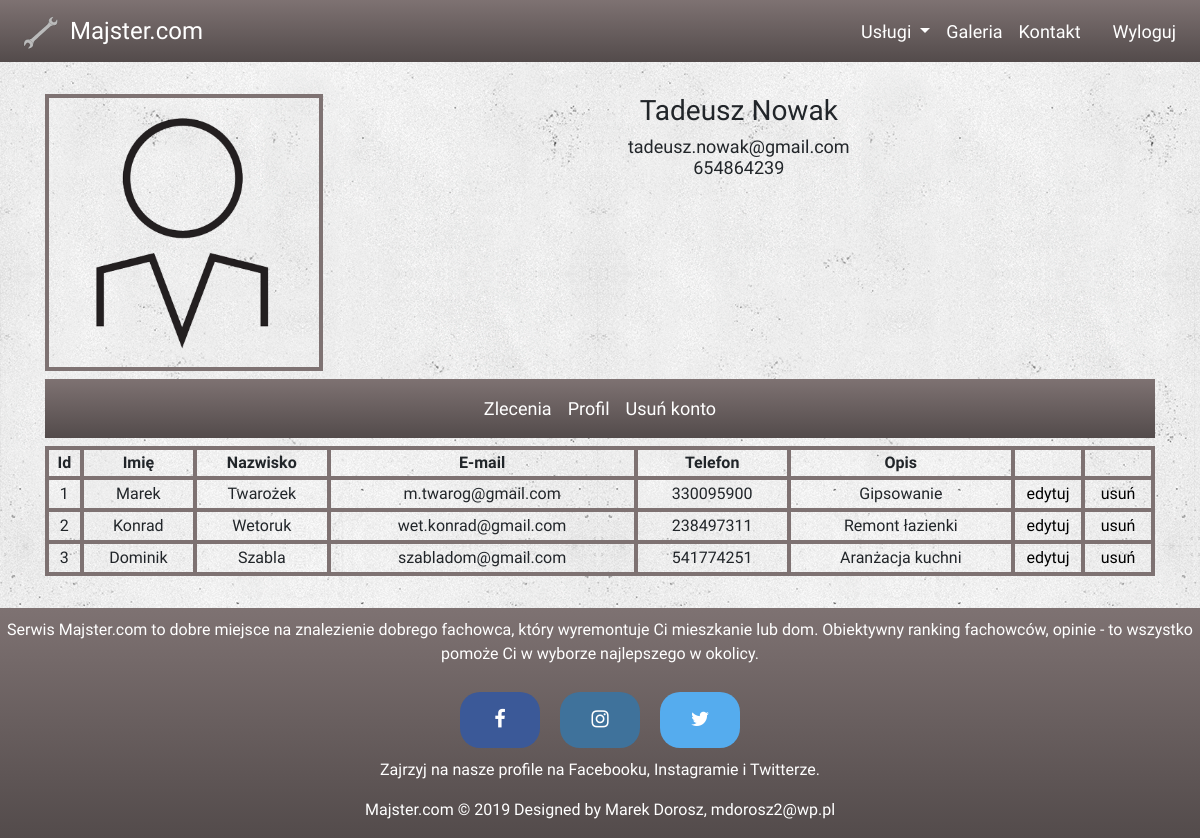
Screenshot of /account.php (signed in) with the database file from the repository.
### tables this page shows
CREATE TABLE `account_tadeusz` (
  `id` int(11) NOT NULL,
  `firstname` text NOT NULL,
  `lastname` text NOT NULL,
  `email` text NOT NULL,
  `telephone` text NOT NULL,
  `content` text NOT NULL
);

### account.php (the view, shortened to what this page needs)
<!DOCTYPE html>
<html lang="pl">
<head>
    <link rel="stylesheet" href="https://stackpath.bootstrapcdn.com/bootstrap/4.3.1/css/bootstrap.min.css">
    <link rel="stylesheet" type="text/css" href="style.css">
    <link rel="stylesheet" type="text/css" href="navbar.css">
    <link rel="stylesheet" type="text/css" href="account_style.css">
    <link rel="stylesheet" type="text/css" href="socialmedia.css">
    <link rel='stylesheet' href='https://use.fontawesome.com/releases/v5.7.0/css/all.css'>
    <link rel="stylesheet" href="https://cdnjs.cloudflare.com/ajax/libs/font-awesome/4.7.0/css/font-awesome.min.css">
</head>
<body>
    <div class="main-section">
        <header class="header">
            <nav class="navbar navbar-expand-md">
                <a class="navbar-brand" href="index.php">
                    <img src="/images/logo.svg" width="100%" height="100%" />
                    Majster.com
                </a>
                <div class="collapse navbar-collapse ml-auto justify-content-end" id="collapsibleNavbar">
                    <ul class="navbar-nav">
                        <li class="nav-item dropdown">
                            <a class="nav-link dropdown-toggle" href="#" id="navbardrop" data-toggle="dropdown">
                                Usługi
                            </a>
                        </li>
                        <li class="nav-item">
                            <a class="nav-link" href="gallery.php">Galeria</a>
                        </li>
                        <li class="nav-item">
                            <a class="nav-link" href="contact.php">Kontakt</a>
                        </li>
                        <li class="nav-item">
                            <a class="nav-link"></a>
                        </li>
                        <li class="nav-item">
                            <?php
                            if (!isset($_SESSION['LOGGED'])) {
                                echo '<a class="nav-link" href="account.php">Logowanie</a>';
                            } else {
                                echo '<a class="nav-link" href="logout.php">Wyloguj</a>';
                            }
                            ?>
                        </li>
                    </ul>
                </div>
            </nav>
        </header>
        <div style="height:62px"></div>
        <div class="container" id="content">
            <div class="row no-gutters">
                <div class="col-4 col-lg-3 account-picture">
                    <img src="images/account/profile-picture.png" width="100%" height="100%">
                </div>
                <div class="col-8 col-lg-9 account-data">
                    <h2>
                        <?php
                        echo $_SESSION['FIRSTNAME'];
                        echo $_SESSION['LASTNAME'];
                        ?>
                    </h2>
                    <h5>
                        <?php
                        echo $_SESSION['EMAIL'];
                        echo "<br />";
                        echo $_SESSION['TELEPHONE'];
                        ?>
                    </h5>
                </div>
            </div>
            <div class="account-menu">
                <nav class="navbar navbar-expand">
                    <div class="collapse navbar-collapse justify-content-center">
                        <ul class="navbar-nav">
                            <li class="nav-item">
                                <a class="account-link nav-link" href="#">Zlecenia</a>
                            </li>
                            <li class="nav-item">
                                <a class="account-link nav-link" href="#">Profil</a>
                            </li>
                            <li class="nav-item">
                                <a id="deleteAccount" class="account-link nav-link" onClick="deleteClick()" href="#">Usuń konto</a>
                            </li>
                        </ul>
                    </div>
                </nav>
            </div>
            <div class="row no-gutters" style="margin-top:4px;">
                <?php
                require_once "database_connection.php";
                $connection = mysqli_connect($servername, $username, $password);
                mysqli_query($connection, "SET CHARSET utf8");
                mysqli_query($connection, "SET NAMES 'utf8' COLLATE 'utf8_polish_ci'");
                mysqli_select_db($connection, $database);
                $accountTable = "account_" . strtolower($_SESSION["LOGGED_USER"]);
                $sql = "SELECT * FROM $accountTable";
                $result = $connection->query($sql);
                if ($result == null) {
                    echo '<h2>Brak wyników</h2>';
                } else if ($result->num_rows > 0) {
                    echo '<table>';
                    echo '<tr>';
                    echo '<th>Id</th>';
                    echo '<th>Imię</th>';
                    echo '<th>Nazwisko</th>';
                    echo '<th>E-mail</th>';
                    echo '<th>Telefon</th>';
                    echo '<th>Opis</th>';
                    echo '<th style="width:70px"></th>';
                    echo '<th style="width:70px"></th>';
                    echo '</tr>';
                    while ($row = $result->fetch_assoc()) {
                        $button_edit = '<form action="account.php" method="post"><input type="hidden" name="EDIT" value="' . $row["id"] . '" /><input type="submit" value="edytuj" /></form>';
                        $button_delete = '<form action="account.php" method="post"><input type="hidden" name="DELETE" value="' . $row["id"] . '" /><input type="submit" value="usuń" /></form>';
                        if (isset($_POST["EDIT"]) && $_POST["EDIT"] == $row["id"]) {
                            echo "<tr>";
                            echo '<form action="database_edit_record.php" method="post">';
                            echo '<td>' . $row["id"] . '</td>';
                            echo '<td><input type="text" name="FIRSTNAME" value="' . $row["firstname"] . '"></td>';
                            echo '<td><input type="text" name="LASTNAME" value="' . $row["lastname"] . '"></td>';
                            echo '<td><input type="text" name="EMAIL" value="' . $row["email"] . '"></td>';
                            echo '<td><input type="text" name="TELEPHONE" value="' . $row["telephone"] . '"></td>';
                            echo '<td><input type="text" name="CONTENT" value="' . $row["content"] . '"></td>';
                            echo '<td><input type="hidden" name="EDIT" value="' . $row["id"] . '" /><input type="submit" value="zapisz" /></td>';
                            echo "</form>";
                            echo '<td><form action="account.php" method="post"><input type="hidden" name="id" value="" /><input type="submit" value="anuluj" /></form></td>';
                            echo "</tr>";
                        } else {
                            echo '<tr>';
                            echo '<td>' . $row["id"] . '</td>';
                            echo '<td>' . $row["firstname"] . '</td>';
                            echo '<td>' . $row["lastname"] . '</td>';
                            echo '<td>' . $row["email"] . '</td>';
                            echo '<td>' . $row["telephone"] . '</td>';
                            echo '<td>' . $row["content"] . '</td>';
                            if (isset($_POST["DELETE"]) && $_POST["DELETE"] == $row["id"]) {
                                echo '<td><form action="database_delete_record.php" method="post"><input type="hidden" name="DELETE" value="' . $row["id"] . '" /><input type="submit" value="usuń" /></td></form>';
                                echo '<td><form action="account.php" method="post"><input type="hidden" name="id" value="" /><input type="submit" value="anuluj" /></form></td>';
                            } else {
                                echo "<td>$button_edit</td>";
                                echo "<td>$button_delete</td>";
                            }
                            echo '</tr>';
                        }
                    }
                    echo '</table>';
                } else {
                    echo '<h2>Brak wyników</h2>';
                }
                ?>
            </div>
        </div>
        <footer class="footer">
            <div class="row no-gutters">
                <div class="col-sm-12">
                    <p>Serwis Majster.com to dobre miejsce na znalezienie dobrego fachowca, który wyremontuje Ci
                        mieszkanie lub dom. Obiektywny ranking fachowców, opinie - to wszystko pomoże Ci w wyborze najlepszego
                        w okolicy.</p>
                </div>
            </div>
            <div class="row no-gutters justify-content-sm-center">
                <div class="col-sm-9 col-md-6 col-xl-3">
                    <a class="social-media-button" href="http://www.facebook.com">
                        <div class="facebook"><i class="fa fa-facebook"></i></div>
                    </a>
                    <a class="social-media-button" href="http://www.instagram.com">
                        <div class="instagram"><i class="fa fa-instagram"></i></div>
                    </a>
                    <a class="social-media-button" href="http://www.twitter.com">
                        <div class="twitter"><i class="fa fa-twitter"></i></div>
                    </a>
                </div>
            </div>
            <div class="row no-gutters">
                <div class="col-sm-12">
                    <p>Zajrzyj na nasze profile na Facebooku, Instagramie i Twitterze.</p>
                    <p>Majster.com © 2019 Designed by Marek Dorosz, mdorosz2@wp.pl</p>
                </div>
            </div>
        </footer>
    </div>
</body>
</html>

### style.css (style rules this page uses)
* { box-sizing: border-box; }
html { scroll-behavior: smooth; }
body { margin: 0; font-family: 'Chivo', sans-serif; background: url("images/concrete_wall.png"); background-repeat: repeat; position: center; }
h2 { font-size: 28px; }
h5 { font-size: 18px; }
.header { padding: 0; position: fixed; top: 0; background-image: linear-gradient(#7e7272, #534b4b); width: 100%; font-size: 18px; color: #fff; z-index: 1; }
.header a { color: #fff; }
.container { padding-top: 94px; padding-bottom: 32px; margin-top: -62px; }
footer { position: relative; background-image: linear-gradient(#7e7272, #534b4b); padding: 10px 0 0 0; text-align: center; color: white; }

### navbar.css (style rules this page uses)
.navbar-brand { display: block; float: left; height: auto; font-size: 24px; }
.navbar-brand img { width: 48px; }

### account_style.css (style rules this page uses)
.account-picture { border: 4px solid #7e7272; }
.account-data { text-align: center; }
.account-menu { margin: 8px 0; background-image: linear-gradient(#7e7272, #534b4b); width: 100%; font-size: 18px; color: #fff; z-index: 1; }
.account-menu a { color: #fff; }
table { width: 100%; text-align: center; }
td, th { border: 4px solid #7e7272; }

### socialmedia.css (style rules this page uses)
.facebook { background-color: #3B5998; }
.instagram { background-color: #3F729B; }
.twitter { background-color: #55ACEE; }
.social-media-button { float: left; width: 33.33%; padding: 10px; }
.social-media-button div { color: #FFFFFF; font-family: Helvetica Neue, Arial, sans-serif; padding: 16px 0; font-weight: bold; border-radius: 20px; transition: ease-in-out 0.2s; }
.social-media-button i { font-size: 20px; }

### account.php (style rules this page uses)
input { box-sizing: border-box; border: none; background-color: white; }
input[type="submit"] { box-sizing: border-box; border: none; background: transparent; }

### rows the page displays
account_tadeusz: id "1", firstname "Marek", lastname "Twarożek", email "m.twarog@gmail.com", telephone "330095900", content "Gipsowanie"
account_tadeusz: id "2", firstname "Konrad", lastname "Wetoruk", email "wet.konrad@gmail.com", telephone "238497311", content "Remont łazienki"
account_tadeusz: id "3", firstname "Dominik", lastname "Szabla", email "szabladom@gmail.com", telephone "541774251", content "Aranżacja kuchni"

### other values shown
$_SESSION['FIRSTNAME'] "Tadeusz"
$_SESSION['LASTNAME'] "Nowak"
$_SESSION['EMAIL'] "tadeusz.nowak@gmail.com"
$_SESSION['TELEPHONE'] "654864239"
